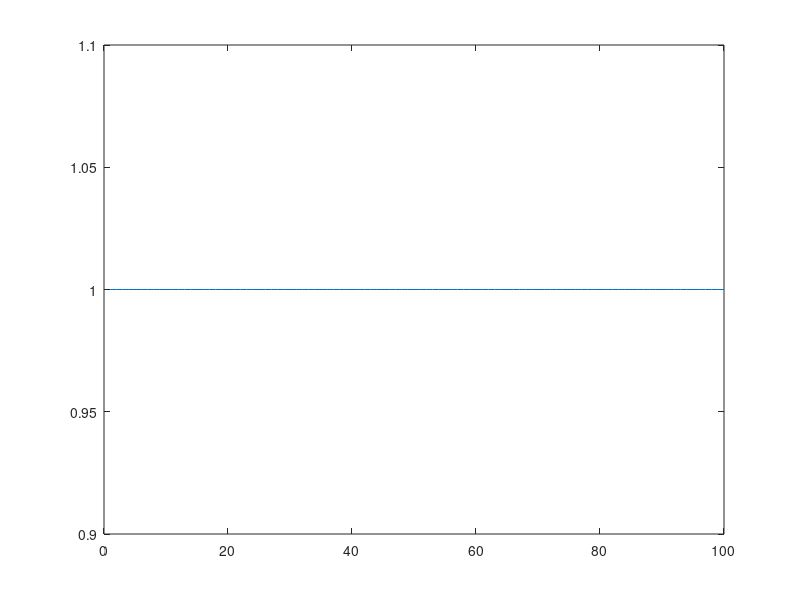
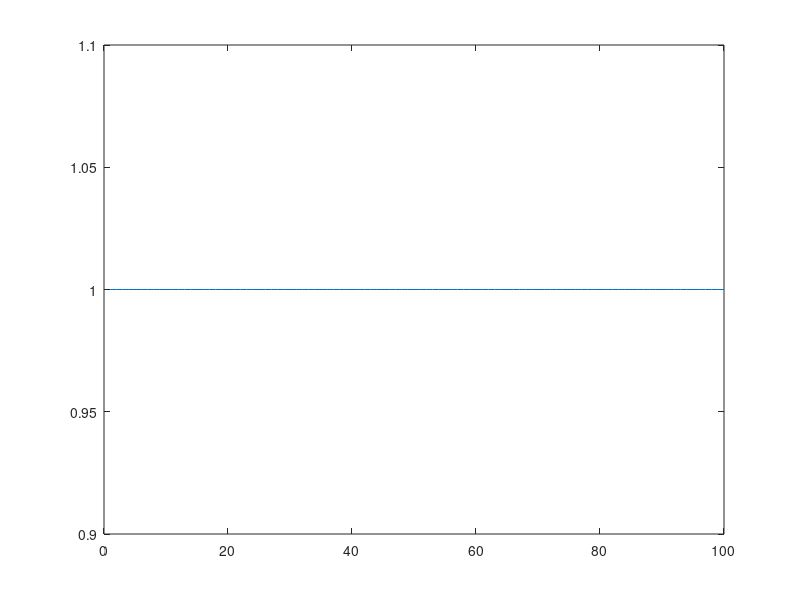

Write MATLAB code to recreate these figures, in order.

%% Code to debug the internal workings of the sfactor function

wrange = [-6*10^-6 6*10^-6]
s = 'f'
c = 3*10^8; c0 = c;
eps0 = 8.85*10^-12;
mu0 = 4*pi*10^-7;
Nw = 100
Nw_pml = 0;
L0 = 10^-6; wvlen = 3*L0;
omega = 2*pi*c0/(wvlen);
lnR = -16;

%% create w coordinates
wmin = wrange(1); wmax = wrange(2);
deltaw = abs(wmax-wmin)/Nw;
wcoord = linspace(wmin,wmax,Nw+1);
windex = 1:length(wcoord);

right_pml = Nw_pml; %isolate points
left_pml = length(wcoord) - Nw_pml;
%where pml will be placed
right_pml_coord = wcoord(right_pml+1);
left_pml_coord = wcoord(left_pml);
PML_thickness = abs(wrange - [right_pml_coord left_pml_coord]);


wn = [right_pml,left_pml] %coordinates where the pml starts
eta0 = sqrt(mu0/eps0);  % vacuum impedance

m = 4;  % degree of polynomial grading

lnR = -16;  % R: target reflection coefficient for normal incidence
x_pml = Nw_pml/Nw;
y_mpl = Nw;
s_max = -(m+1)*lnR/(2*eta0)/PML_thickness(1)

%% check s and create pml coordinates accordingly
if s == 'b'
    wcoord = wcoord(1:end);
elseif s == 'f'
    wcoord = (wcoord(1:end-1) + wcoord(2:end))/2; %in the forward case, we are evaluating the pml
    %impedance at the midpoint
end

%% Finally create the s-factor array
sfactor_array = ones(Nw,1);
for i = 1:wn(1)-1
    sfactor_array(i) = 1-1i*s_max*((wcoord(wn(1))-wcoord(i))/PML_thickness(1))^m/(omega*eps0);
end
for i = 0:length(wcoord)-wn(2)
   index = length(wcoord)-i
   sfactor_array(index) = 1 - 1i*s_max*((wcoord(index)-wcoord(wn(2)))/PML_thickness(1))^m/(omega*eps0);
end
figure;
plot(abs(sfactor_array))
hold on;
test = sfactor_array;

s = 'b'
%% homework answer version
eta0 = sqrt(mu0/eps0);  % vacuum impedance
m = 4;  % degree of polynomial grading
lnR = (-16);  % R: target reflection coefficient for normal incidence

w_array = linspace(wrange(1), wrange(2), Nw+1);

loc_pml = [w_array(1 + Nw_pml), w_array(end - Nw_pml)];
d_pml = abs(wrange - loc_pml);

sigma_max = -(m+1)*lnR/(2*eta0) ./ d_pml;

if s == 'b'
	ws = w_array(1:end-1);
else  % s == 'f'
	assert(s == 'f');
	ws = (w_array(1:end-1) + w_array(2:end)) / 2;
end

ind_pml = {ws < loc_pml(1), ws > loc_pml(2)};  % {} means cell array

sfactor_array = ones(1, Nw);
%for n = 1, we deal with the left side,
%for n = 2, we deal with the right side pml, the center is just ones...
for n = 1:2
	sfactor = @(l) 1 - 1i * sigma_max(n)/(omega*eps0) * (l/d_pml(n)).^m;
	sfactor_array(ind_pml{n}) = sfactor(abs(loc_pml(n) - ws(ind_pml{n})));
end

figure(2)
plot(abs(sfactor_array))


